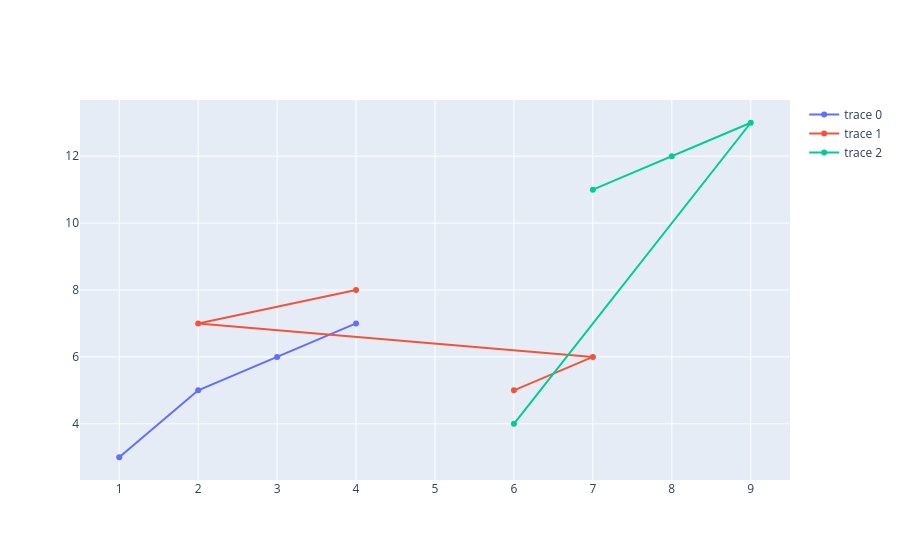

Write notebook code for a chart like this one.
### Code cell
varr1x,varr1y = [1,2,3,4],[3,5,6,7]
varr2x,varr2y = [6,7,2,4],[5,6,7,8]
varr3x,varr3y = [7,8,9,6],[11,12,13,4]

fig = go.Figure()

fig.add_trace(go.Scatter(x = varr1x, y = varr1y))
fig.add_trace(go.Scatter(x = varr2x, y = varr2y))
fig.add_trace(go.Scatter(x = varr3x, y = varr3y))
fig.show()

### Figure 1 — Plotly figure (JSON) as saved in the notebook; plotly's stock layout.template omitted (floating-point values rounded to 4 significant figures)
{"data": [{"type": "scatter", "x": [1, 2, 3, 4], "y": [3, 5, 6, 7]}, {"type": "scatter", "x": [6, 7, 2, 4], "y": [5, 6, 7, 8]}, {"type": "scatter", "x": [7, 8, 9, 6], "y": [11, 12, 13, 4]}], "layout": {"autosize": true, "xaxis": {"autorange": true, "range": [0.5142, 9.486], "type": "linear"}, "yaxis": {"autorange": true, "range": [2.175, 13.83], "type": "linear"}}}
